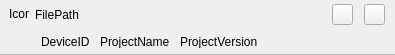
<?xml version="1.0" encoding="UTF-8"?>
<ui version="4.0">
 <class>C_FlaUpListItemWidget</class>
 <widget class="QWidget" name="C_FlaUpListItemWidget">
  <property name="geometry">
   <rect>
    <x>0</x>
    <y>0</y>
    <width>395</width>
    <height>55</height>
   </rect>
  </property>
  <property name="sizePolicy">
   <sizepolicy hsizetype="Preferred" vsizetype="Preferred">
    <horstretch>0</horstretch>
    <verstretch>0</verstretch>
   </sizepolicy>
  </property>
  <property name="minimumSize">
   <size>
    <width>0</width>
    <height>55</height>
   </size>
  </property>
  <property name="maximumSize">
   <size>
    <width>16777215</width>
    <height>55</height>
   </size>
  </property>
  <property name="windowTitle">
   <string>C_FlaUpListItemWidget</string>
  </property>
  <layout class="QVBoxLayout" name="verticalLayout_2">
   <property name="spacing">
    <number>0</number>
   </property>
   <property name="leftMargin">
    <number>0</number>
   </property>
   <property name="topMargin">
    <number>0</number>
   </property>
   <property name="rightMargin">
    <number>0</number>
   </property>
   <property name="bottomMargin">
    <number>0</number>
   </property>
   <item>
    <layout class="QVBoxLayout" name="verticalLayout" stretch="0,0,0">
     <property name="spacing">
      <number>0</number>
     </property>
     <property name="leftMargin">
      <number>0</number>
     </property>
     <property name="rightMargin">
      <number>0</number>
     </property>
     <property name="bottomMargin">
      <number>0</number>
     </property>
     <item>
      <widget class="stw::opensyde_gui_elements::C_OgeWiOnlyBackground" name="pc_FilepathWidget" native="true">
       <property name="minimumSize">
        <size>
         <width>0</width>
         <height>29</height>
        </size>
       </property>
       <property name="maximumSize">
        <size>
         <width>16777215</width>
         <height>29</height>
        </size>
       </property>
       <layout class="QHBoxLayout" name="horizontalLayout_5">
        <property name="spacing">
         <number>0</number>
        </property>
        <property name="leftMargin">
         <number>9</number>
        </property>
        <property name="topMargin">
         <number>0</number>
        </property>
        <property name="rightMargin">
         <number>10</number>
        </property>
        <property name="bottomMargin">
         <number>0</number>
        </property>
        <item>
         <widget class="QLabel" name="pc_StatusIcon">
          <property name="sizePolicy">
           <sizepolicy hsizetype="Fixed" vsizetype="Fixed">
            <horstretch>0</horstretch>
            <verstretch>0</verstretch>
           </sizepolicy>
          </property>
          <property name="minimumSize">
           <size>
            <width>20</width>
            <height>20</height>
           </size>
          </property>
          <property name="maximumSize">
           <size>
            <width>20</width>
            <height>20</height>
           </size>
          </property>
          <property name="text">
           <string>Icon</string>
          </property>
         </widget>
        </item>
        <item>
         <spacer name="horizontalSpacer_6">
          <property name="orientation">
           <enum>Qt::Horizontal</enum>
          </property>
          <property name="sizeType">
           <enum>QSizePolicy::Fixed</enum>
          </property>
          <property name="sizeHint" stdset="0">
           <size>
            <width>6</width>
            <height>0</height>
           </size>
          </property>
         </spacer>
        </item>
        <item>
         <widget class="stw::opensyde_gui_elements::C_OgeLabGenericNoPaddingNoMargins" name="pc_FilePathLabel">
          <property name="sizePolicy">
           <sizepolicy hsizetype="Preferred" vsizetype="Preferred">
            <horstretch>0</horstretch>
            <verstretch>0</verstretch>
           </sizepolicy>
          </property>
          <property name="text">
           <string>FilePath</string>
          </property>
         </widget>
        </item>
        <item>
         <spacer name="horizontalSpacer">
          <property name="orientation">
           <enum>Qt::Horizontal</enum>
          </property>
          <property name="sizeHint" stdset="0">
           <size>
            <width>0</width>
            <height>0</height>
           </size>
          </property>
         </spacer>
        </item>
        <item>
         <widget class="stw::opensyde_gui_elements::C_OgePubSvgIconOnly" name="pc_BrowseButton">
          <property name="sizePolicy">
           <sizepolicy hsizetype="Minimum" vsizetype="Fixed">
            <horstretch>0</horstretch>
            <verstretch>0</verstretch>
           </sizepolicy>
          </property>
          <property name="minimumSize">
           <size>
            <width>21</width>
            <height>21</height>
           </size>
          </property>
          <property name="maximumSize">
           <size>
            <width>21</width>
            <height>21</height>
           </size>
          </property>
          <property name="text">
           <string/>
          </property>
          <property name="iconSize">
           <size>
            <width>16</width>
            <height>16</height>
           </size>
          </property>
         </widget>
        </item>
        <item>
         <spacer name="horizontalSpacer_7">
          <property name="orientation">
           <enum>Qt::Horizontal</enum>
          </property>
          <property name="sizeType">
           <enum>QSizePolicy::Fixed</enum>
          </property>
          <property name="sizeHint" stdset="0">
           <size>
            <width>1</width>
            <height>20</height>
           </size>
          </property>
         </spacer>
        </item>
        <item>
         <spacer name="horizontalSpacer_3">
          <property name="orientation">
           <enum>Qt::Horizontal</enum>
          </property>
          <property name="sizeType">
           <enum>QSizePolicy::Fixed</enum>
          </property>
          <property name="sizeHint" stdset="0">
           <size>
            <width>10</width>
            <height>20</height>
           </size>
          </property>
         </spacer>
        </item>
        <item>
         <widget class="stw::opensyde_gui_elements::C_OgePubSvgIconOnly" name="pc_DeleteButton">
          <property name="sizePolicy">
           <sizepolicy hsizetype="Minimum" vsizetype="Fixed">
            <horstretch>0</horstretch>
            <verstretch>0</verstretch>
           </sizepolicy>
          </property>
          <property name="minimumSize">
           <size>
            <width>21</width>
            <height>21</height>
           </size>
          </property>
          <property name="maximumSize">
           <size>
            <width>21</width>
            <height>21</height>
           </size>
          </property>
          <property name="text">
           <string/>
          </property>
          <property name="iconSize">
           <size>
            <width>16</width>
            <height>16</height>
           </size>
          </property>
         </widget>
        </item>
       </layout>
      </widget>
     </item>
     <item>
      <widget class="stw::opensyde_gui_elements::C_OgeWiOnlyBackground" name="pc_DeviceIdWidget" native="true">
       <property name="minimumSize">
        <size>
         <width>0</width>
         <height>25</height>
        </size>
       </property>
       <property name="maximumSize">
        <size>
         <width>16777215</width>
         <height>25</height>
        </size>
       </property>
       <layout class="QHBoxLayout" name="horizontalLayout_4">
        <property name="spacing">
         <number>0</number>
        </property>
        <property name="leftMargin">
         <number>41</number>
        </property>
        <property name="topMargin">
         <number>0</number>
        </property>
        <property name="rightMargin">
         <number>10</number>
        </property>
        <property name="bottomMargin">
         <number>0</number>
        </property>
        <item>
         <widget class="stw::opensyde_gui_elements::C_OgeLabGenericBubble" name="pc_DeviceIDLabel">
          <property name="minimumSize">
           <size>
            <width>0</width>
            <height>13</height>
           </size>
          </property>
          <property name="maximumSize">
           <size>
            <width>16777215</width>
            <height>13</height>
           </size>
          </property>
          <property name="text">
           <string>DeviceID</string>
          </property>
         </widget>
        </item>
        <item>
         <spacer name="horizontalSpacer_4">
          <property name="orientation">
           <enum>Qt::Horizontal</enum>
          </property>
          <property name="sizeType">
           <enum>QSizePolicy::Fixed</enum>
          </property>
          <property name="sizeHint" stdset="0">
           <size>
            <width>10</width>
            <height>20</height>
           </size>
          </property>
         </spacer>
        </item>
        <item>
         <widget class="stw::opensyde_gui_elements::C_OgeLabGenericBubble" name="pc_ProjectNameLabel">
          <property name="minimumSize">
           <size>
            <width>0</width>
            <height>13</height>
           </size>
          </property>
          <property name="maximumSize">
           <size>
            <width>16777215</width>
            <height>13</height>
           </size>
          </property>
          <property name="text">
           <string>ProjectName</string>
          </property>
         </widget>
        </item>
        <item>
         <spacer name="horizontalSpacer_5">
          <property name="orientation">
           <enum>Qt::Horizontal</enum>
          </property>
          <property name="sizeType">
           <enum>QSizePolicy::Fixed</enum>
          </property>
          <property name="sizeHint" stdset="0">
           <size>
            <width>10</width>
            <height>20</height>
           </size>
          </property>
         </spacer>
        </item>
        <item>
         <widget class="stw::opensyde_gui_elements::C_OgeLabGenericBubble" name="pc_ProjectVersionLabel">
          <property name="minimumSize">
           <size>
            <width>0</width>
            <height>13</height>
           </size>
          </property>
          <property name="maximumSize">
           <size>
            <width>16777215</width>
            <height>13</height>
           </size>
          </property>
          <property name="text">
           <string>ProjectVersion</string>
          </property>
         </widget>
        </item>
        <item>
         <spacer name="horizontalSpacer_2">
          <property name="orientation">
           <enum>Qt::Horizontal</enum>
          </property>
          <property name="sizeHint" stdset="0">
           <size>
            <width>40</width>
            <height>20</height>
           </size>
          </property>
         </spacer>
        </item>
       </layout>
      </widget>
     </item>
     <item>
      <widget class="stw::opensyde_gui_elements::C_OgeFraStyled" name="pc_Separator">
     <property name="variant" stdset="0">
      <string notr="true">Separator</string>
     </property>
       <property name="minimumSize">
        <size>
         <width>0</width>
         <height>1</height>
        </size>
       </property>
       <property name="maximumSize">
        <size>
         <width>16777215</width>
         <height>1</height>
        </size>
       </property>
       <property name="frameShape">
        <enum>QFrame::StyledPanel</enum>
       </property>
       <property name="frameShadow">
        <enum>QFrame::Raised</enum>
       </property>
      </widget>
     </item>
    </layout>
   </item>
  </layout>
 </widget>
 <customwidgets>
  <customwidget>
   <class>stw::opensyde_gui_elements::C_OgeLabGenericNoPaddingNoMargins</class>
   <extends>QLabel</extends>
   <header>C_OgeLabGenericNoPaddingNoMargins.hpp</header>
  </customwidget>
  <customwidget>
   <class>stw::opensyde_gui_elements::C_OgeFraStyled</class>
   <extends>QFrame</extends>
   <header>C_OgeFraStyled.hpp</header>
   <container>1</container>
  </customwidget>
  <customwidget>
   <class>stw::opensyde_gui_elements::C_OgeWiOnlyBackground</class>
   <extends>QWidget</extends>
   <header>C_OgeWiOnlyBackground.hpp</header>
   <container>1</container>
  </customwidget>
  <customwidget>
   <class>stw::opensyde_gui_elements::C_OgePubSvgIconOnly</class>
   <extends>QPushButton</extends>
   <header>C_OgePubSvgIconOnly.hpp</header>
  </customwidget>
  <customwidget>
   <class>stw::opensyde_gui_elements::C_OgeLabGenericBubble</class>
   <extends>QLabel</extends>
   <header>C_OgeLabGenericBubble.hpp</header>
  </customwidget>
 </customwidgets>
 <resources/>
 <connections/>
</ui>
